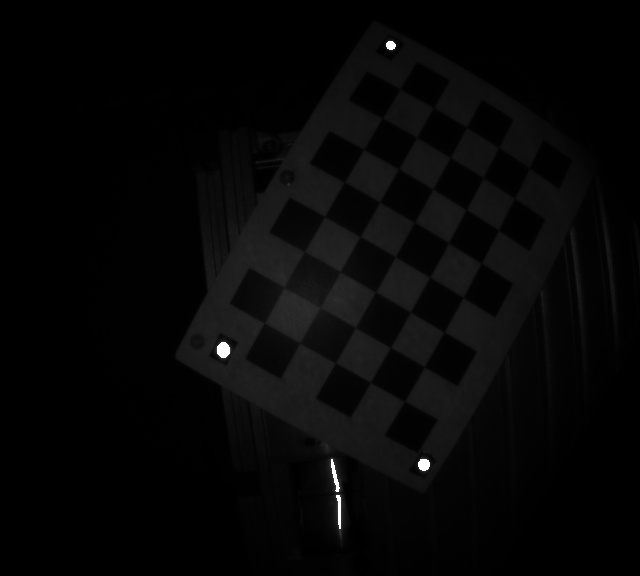
#> input picture IR_Img_Cali/frame565.jpg, 640 x 576 px
$ python camera_calib.py
#> lines starting #> are read from the running program, lines starting #| are printed output that depends on the picture; after the words box and inside, x2 and y2 are one past the last pixel; in counts of white or black regions, pixels touching at a corner belong together; long printed decimals are rounded
import cv2
import numpy as np
import glob

# Path to the image that you want to undistort
distorted_img_filename = 'frame565.jpg'

# Chessboard dimensions
number_of_squares_X = 9 # Number of chessboard squares along the x-axis
number_of_squares_Y = 6  # Number of chessboard squares along the y-axis
nX = number_of_squares_X - 1 # Number of interior corners along x-axis
nY = number_of_squares_Y - 1 # Number of interior corners along y-axis
square_size = 0.04 # Length of the side of a square in meters

# Store vectors of 3D points for all chessboard images (world coordinate frame)
object_points = []

# Store vectors of 2D points for all chessboard images (camera coordinate frame)
image_points = []

# Set termination criteria. We stop either when an accuracy is reached or when
# we have finished a certain number of iterations.
criteria = (cv2.TERM_CRITERIA_EPS + cv2.TERM_CRITERIA_MAX_ITER, 30, 0.001)

# Define real world coordinates for points in the 3D coordinate frame
# Object points are (0,0,0), (1,0,0), (2,0,0) ...., (5,8,0)
object_points_3D = np.zeros((nX * nY, 3), np.float32)

# These are the x and y coordinates
object_points_3D[:,:2] = np.mgrid[0:nY, 0:nX].T.reshape(-1, 2)

object_points_3D = object_points_3D * square_size

def main():

  # Get the file path for images in the current directory
  images = glob.glob('frame*.jpg')
  print(images)
  # Go through each chessboard image, one by one
  for image_file in images:
    # Load the image in a grayscale formate
    image = cv2.imread(image_file, cv2.IMREAD_GRAYSCALE)
#> image is the input picture: shape (576, 640); min 0, max 255, mean 6.4

    # Find the corners on the chessboard
    success, corners = cv2.findChessboardCorners(image, (nY, nX), None)
#> success = True; corners = 40 rows, first 8: [404.4, 401.1], [370.3, 382], [335.3, 362.9], [300.2, 342.6], [264.3, 323], [424.5, 366.9], [390.8, 347.1], [355.5, 327.2]
    # If the corners are found by the algorithm, draw them
    if success == True:
      # Append object points
      object_points.append(object_points_3D)

      # Find more exact corner pixels
      corners_2 = cv2.cornerSubPix(image, corners, (11,11), (-1,-1), criteria)
#> corners_2 = 40 rows, first 8: [404.4, 401.3], [370.5, 382.4], [335.4, 363], [299.7, 342.8], [264.5, 322.8], [424.5, 366.8], [390.4, 347.5], [355.6, 327.3]

      # Append image points
      image_points.append(corners_2)

      # Draw the corners
      cv2.drawChessboardCorners(image, (nY, nX), corners_2, success)
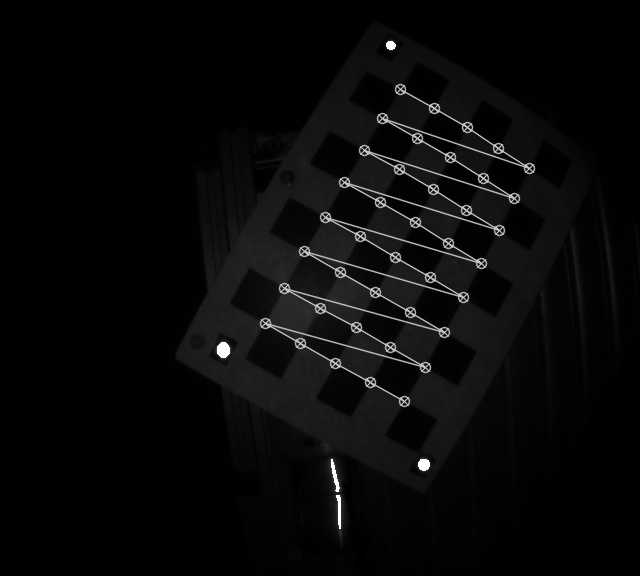
#> image: shape (576, 640); 2.68% of pixels changed, all inside (x1, y1, x2, y2) = (259, 83, 536, 408)

      # Display the image. Used for testing.
      cv2.imshow("Image", image)

      # Display the window for a short period. Used for testing.
      cv2.waitKey(1000)
#> pass 2 of the loop in main, `for image_file in images:`:
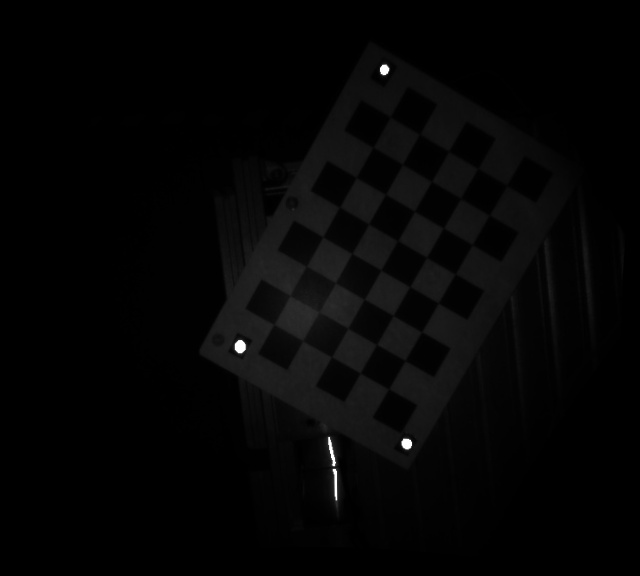
#> input picture IR_Img_Cali/frame565_undistorted.jpg, 640 x 576 px
#> in main, image is the input picture: shape (576, 640); min 0, max 255, mean 4.9
#> corners = 40 rows, first 8: [389.1, 388.9], [360.5, 373], [331.4, 356.8], [302.6, 340.6], [274, 324.6], [405, 360.5], [376.7, 344.2], [347.7, 328]
#> corners_2 = 40 rows, first 8: [388.6, 388.9], [360.2, 373], [331.6, 357], [302.5, 340.5], [274.1, 324.4], [405.1, 360.5], [376.4, 344.5], [347.9, 328]
#> in main, `cv2.drawChessboardCorners(image, (nY, nX), corners_2, success)`:
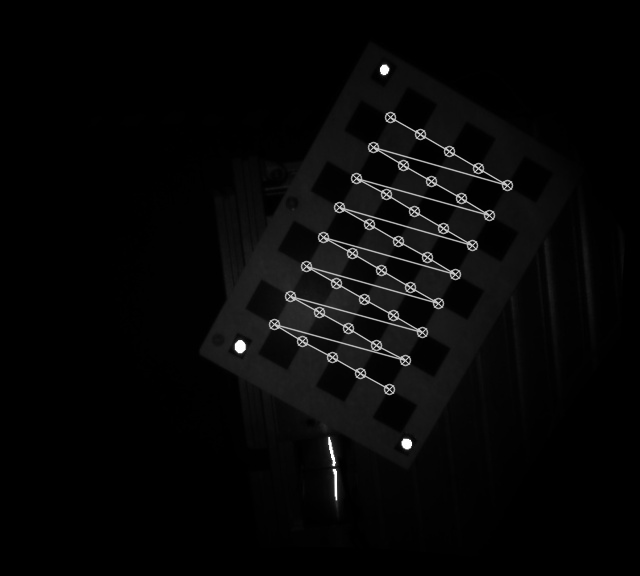
#> image: shape (576, 640); 2.41% of pixels changed, all inside (x1, y1, x2, y2) = (268, 111, 514, 396)

  # Now take a distorted image and undistort it
  distorted_image = cv2.imread(distorted_img_filename)

  # Perform camera calibration to return the camera matrix, distortion coefficients, rotation and translation vectors etc
  ret, mtx, dist, rvecs, tvecs = cv2.calibrateCamera(object_points,
                                                    image_points,
                                                    image.shape[::-1],
                                                    None,
                                                    None)
#> ret = 0.556; mtx = [[1178.7, 0, 289.8], [0, 1167.3, 376.9], [0, 0, 1]]; dist = [[-1.69, 11.03, -0.119, 0.0503, -106.7]]; rvecs = ([0.0973, -0.199, -2.62], [-0.12, 0.342, -2.6]); tvecs = ([0.113, 0.0262, 1.15], [0.12, 0.0151, 1.44])

  # Get the dimensions of the image
  cv2.imshow("distorted",distorted_image)

  cv2.waitKey(0)

  height, width = distorted_image.shape[:2]
#> height = 576; width = 640

  # Refine camera matrix
  # Returns optimal camera matrix and a rectangular region of interest
  optimal_camera_matrix, roi = cv2.getOptimalNewCameraMatrix(mtx, dist,
                                                            (width,height),
                                                            1,
                                                            (width,height))
#> optimal_camera_matrix = [[834.2, 0, 290.5], [0, 715.4, 368.7], [0, 0, 1]]; roi = (85, 138, 452, 352)

  # Undistort the image
  undistorted_image = cv2.undistort(distorted_image, mtx, dist, None,
                                    optimal_camera_matrix)
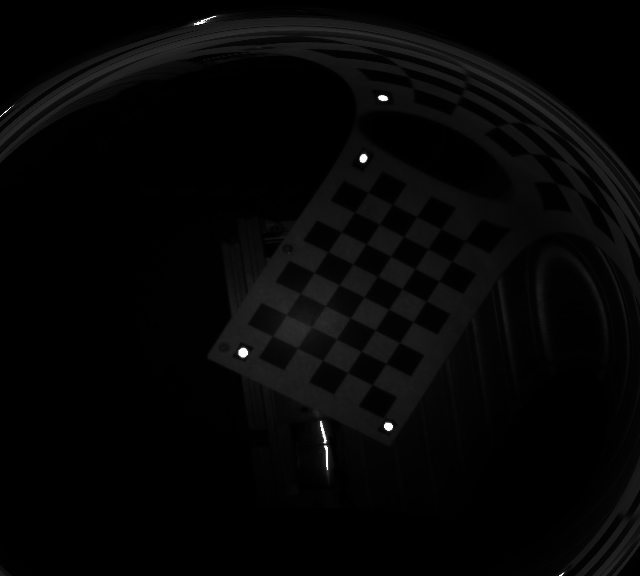
#> undistorted_image: shape (576, 640, 3); min 0, max 255, mean 5.7

  x, y, w, h = roi
#> x = 85; y = 138; w = 452; h = 352
  undistorted_image = undistorted_image[y:y+h, x:x+w]
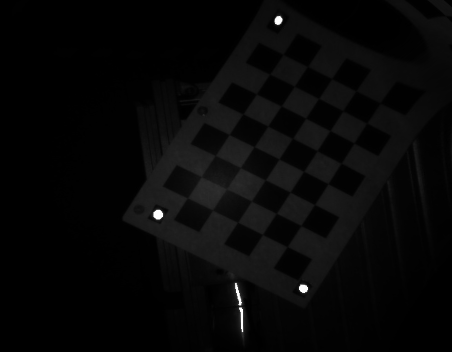
#> undistorted_image: shape (352, 452, 3); min 0, max 255, mean 7.2

  # Display key parameter outputs of the camera calibration process
  print("Optimal Camera matrix:")
  print(optimal_camera_matrix)
#| [[834.184   0.         290.481]
#|  [  0.         715.446 368.671 ]
#|  [  0.           0.           1.        ]]

  print("\n Distortion coefficient:")
  print(dist)
#| [[-1.69092456e+00  1.10342434e+01 -1.18703784e-01  5.03443824e-02
#|   -1.06732538e+02]]

  print("\n Rotation Vectors:")
  print(rvecs)
#| (array([[ 0.09727 ],
#|        [-0.1988],
#|        [-2.615 ]]), array([[-0.12],
#|        [ 0.3425],
#|        [-2.603]]))

  print("\n Translation Vectors:")
  print(tvecs)
#| (array([[0.1135],
#|        [0.02623],
#|        [1.152]]), array([[0.1197],
#|        [0.01514 ],
#|        [1.438]]))

  # Create the output file name by removing the '.jpg' part
  size = len(distorted_img_filename)
  new_filename = distorted_img_filename[:size - 4]
  new_filename = new_filename + '_undistorted.jpg'

  # Save the undistorted image
  cv2.imwrite(new_filename, undistorted_image)

  # Close all windows
  cv2.destroyAllWindows()

main()
